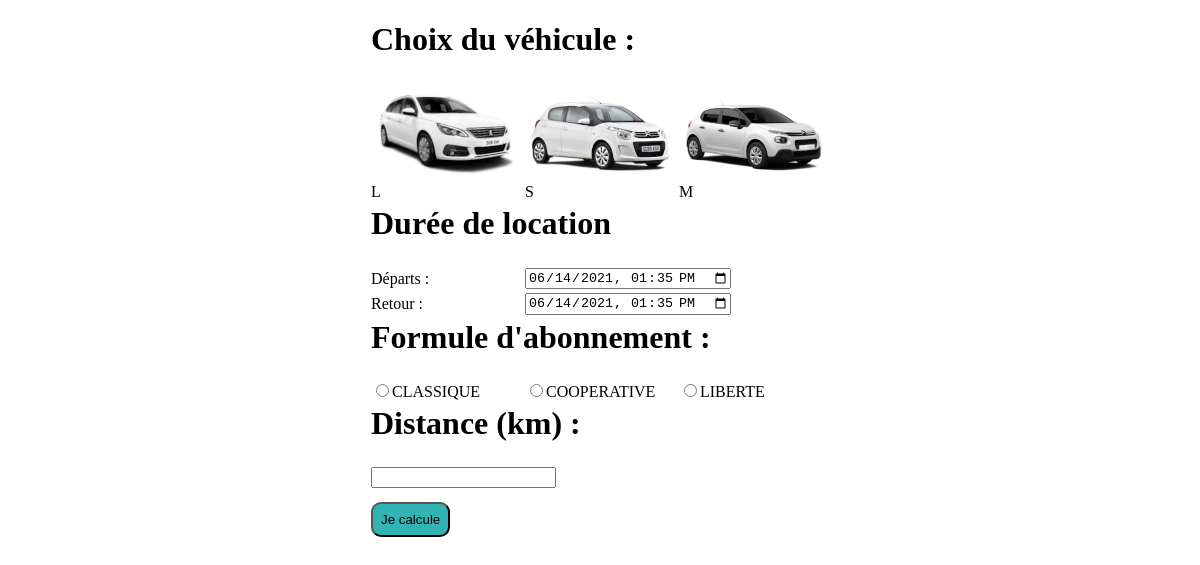
/controleurs/controleurSimulateurTarif.php, run on the app's committed database.
### tables this page shows
CREATE TABLE `categorie` (
  `CODECATEGORIE` varchar(3) NOT NULL,
  `CODETYPE` varchar(50) NOT NULL,
  `LIBELLECATEGORIE` varchar(50) DEFAULT NULL,
  `URL` varchar(255) NOT NULL
);

CREATE TABLE `formule` (
  `CODEFORMULE` varchar(3) NOT NULL,
  `LIBELLEFORMULE` varchar(50) DEFAULT NULL,
  `FRAISADHESION` decimal(13,2) DEFAULT NULL,
  `TARIFMENSUEL` decimal(13,2) DEFAULT NULL,
  `PARTSSOCIALE` int(11) DEFAULT NULL,
  `DEPOTGARANTIE` decimal(13,2) DEFAULT NULL,
  `CAUTION` decimal(13,2) DEFAULT NULL
);

### controleurs/controleurSimulateurTarif.php (called while the page is built, shortened)
<?php
$tarif = 0;
$listeCodeTypeVoiture = tarifDAO::getCodeTypeVehicule();
$listeFormuleAbo = tarifDAO::getFormuleAbonnement();
$formulaireTarif = new Formulaire('post', '', 'fTarif', 'connexion');
$formulaireTarif->ajouterComposantLigne($formulaireTarif->creerTitre('', '', "Choix du véhicule :"), 3);
$formulaireTarif->ajouterComposantTab();
foreach ($listeCodeTypeVoiture as $option) {
    $formulaireTarif->ajouterComposantLigne($formulaireTarif->creerInputRadioWithIMG('categ_voiture', 'categ_voiture', $option['CODETYPE'], false, $option['URL'],$option['CODETYPE']), 1);
}
$formulaireTarif->ajouterComposantTab();
$formulaireTarif->ajouterComposantLigne($formulaireTarif->creerTitre('', '', "Durée de location"), 3);
$formulaireTarif->ajouterComposantTab();
$formulaireTarif->ajouterComposantLigne($formulaireTarif->creerLabelFor('start', ' Départs :'), 1);
$formulaireTarif->ajouterComposantLigne($formulaireTarif->creerInputDateTime('start', 'start'), 2);
$formulaireTarif->ajouterComposantTab();
$formulaireTarif->ajouterComposantLigne($formulaireTarif->creerLabelFor('end', ' Retour :'), 1);
$formulaireTarif->ajouterComposantLigne($formulaireTarif->creerInputDateTime('end', 'end'), 2);
$formulaireTarif->ajouterComposantTab();
$formulaireTarif->ajouterComposantLigne($formulaireTarif->creerTitre('', '', "Formule d'abonnement :"), 3);
$formulaireTarif->ajouterComposantTab();
foreach ($listeFormuleAbo as $formule) {
    $formulaireTarif->ajouterComposantLigne($formulaireTarif->creerInputRadio('formule_abonnement', 'formule_abonnement', $formule['CODEFORMULE'], false, $formule['LIBELLEFORMULE']), 1);
}
$formulaireTarif->ajouterComposantTab();
$formulaireTarif->ajouterComposantLigne($formulaireTarif->creerTitre('', '', "Distance (km) :"), 3);
$formulaireTarif->ajouterComposantTab();
$formulaireTarif->ajouterComposantLigne($formulaireTarif->creerInputMaxLenght('nbkm', 'nbkm', '', 1, 4), 3);
$formulaireTarif->ajouterComposantTab();
$formulaireTarif->ajouterComposantLigne($formulaireTarif->creerInputSubmit('submitConnex', 'submitConnex', 'Je calcule', ''), 3);
$formulaireTarif->ajouterComposantTab();
$formulaireTarif->creerFormulaire();
include_once 'vues/simu_tarif/vueSimuTarif.php';

### modeles/dao/dBConnex.php (called while the page is built, shortened)
<?php
class DBConnex extends PDO{
    private static $instance;
    public static function getInstance(){
        if ( !self::$instance ){
            self::$instance = new DBConnex();
        }
        return self::$instance;
    }
}

### modeles/dao/tarifDAO.php (called while the page is built, shortened)
<?php
class tarifDAO
{
    public static function getCodeTypeVehicule()
    {
        $requetePrepa = DBConnex::getInstance()->prepare("SELECT CODETYPE, URL FROM CATEGORIE");
        $requetePrepa->execute();
        $liste = $requetePrepa->fetchAll(PDO::FETCH_ASSOC);
        return $liste;
    }
    public static function getFormuleAbonnement()
    {
        $requetePrepa = DBConnex::getInstance()->prepare("SELECT CODEFORMULE, LIBELLEFORMULE FROM FORMULE");
        $requetePrepa->execute();
        $liste = $requetePrepa->fetchAll(PDO::FETCH_ASSOC);
        return $liste;
    }
}

### lib/formulaire.php (the view, shortened to what this page needs)
<?php
class Formulaire
{
	private $method;
	private $action;
	private $nom;
	private $style;
	private $formulaireToPrint;
	private $ligneComposants = array();
	private $tabComposants = array();
	public function __construct($uneMethode, $uneAction, $unNom, $unStyle)
	{
		$this->method = $uneMethode;
		$this->action = $uneAction;
		$this->nom = $unNom;
		$this->style = $unStyle;
	}
	public function ajouterComposantLigne($unComposant, $unNbCols)
	{
		$temp = "<td";
		if ($unNbCols > 1) {
			$temp .= " colspan ='" . $unNbCols . "' ";
		}
		$temp .= ">" . $unComposant . "</td>";
		$this->ligneComposants[] = $temp;
	}
	public function ajouterComposantTab()
	{
		$this->tabComposants[] = $this->ligneComposants;
		$this->ligneComposants = array();
	}
	public  function creerTitre($unId, $uneClass, $Texte) {
        $composant = "<h1 id='".$unId."' class='".$uneClass."' ";
        $composant .= ">" . $Texte . "</h1>";
        return $composant;
    }
	public function creerInputMaxLenght($unNom, $unId, $uneValue, $required, $maxlength)
	{
		$composant = "<input type = 'number' name = '" . $unNom . "' maxlength= '" . $maxlength . "' id = '" . $unId . "' ";
		if ($required == 1) {
			$composant .= " required ";
		}
		$composant .= "/>";
		return $composant;
	}
	public function creerLabelFor($unFor,  $unLabel)
	{
		$composant = "<label for='" . $unFor . "'>" . $unLabel . "</label>";
		return $composant;
	}
	public function creerInputRadio($unNom, $unId, $uneValue, $checked, $uneOption)
	{
		$composant = "<input type = 'radio' name = '" . $unNom . "' id = '" . $unId . "' ";
		$composant .= "value = '" . $uneValue . "'";
		if ($checked) {
			$composant .= "checked>";
		} else {
			$composant .= ">";
		}
		$composant .= "<label for='" . $unId . "'>". $uneOption ."</label>";
		return $composant;
	}
    public function creerInputRadioWithIMG($unNom, $unId, $uneValue, $checked, $src, $uneOption)
    {
        $composant = "<label id='".$unId."'><input type = 'radio' name = '" . $unNom . "' value = '" . $uneValue . "'";
        if ($checked) {
            $composant .= "checked>";
        } else {
            $composant .= ">";
        }
        $composant .= "<img src='" .$src. "'><br>".$uneOption."</label>";
        return $composant;
    }
	public function creerInputSubmit($unNom, $unId, $uneValue, $uneFonctionOnClick)
	{
		$composant = "<input type = 'submit' name = '" . $unNom . "' id = '" . $unId . "' ";
		$composant .= "value = '" . $uneValue . "' onclick='$uneFonctionOnClick'/> ";
		return $composant;
	}
	public function creerInputDateTime($unNom, $unId) {
		$composant = "<input type='datetime-local' id= '" .$unId . "' ";
		$composant .= "name= '" . $unNom . "' value='" . date('Y-m-d H:i') . "'>";
		return $composant;
	}
	public function creerFormulaire()
	{
		$this->formulaireToPrint = "<form method = '" .  $this->method . "' ";
		$this->formulaireToPrint .= "action = '" .  $this->action . "' ";
		$this->formulaireToPrint .= "name = '" .  $this->nom . "' ";
		$this->formulaireToPrint .= "class = '" .  $this->style . "' ><table>";
		foreach ($this->tabComposants as $uneLigneComposants) {
			$this->formulaireToPrint .= "<tr>";
			foreach ($uneLigneComposants as $unComposant) {
				$this->formulaireToPrint .= $unComposant;
			}
			$this->formulaireToPrint .= "</tr>";
		}
		$this->formulaireToPrint .= "</table></form>";
		return $this->formulaireToPrint;
	}
	public function afficherFormulaire()
	{
		echo $this->formulaireToPrint;
	}
}

### vues/simu_tarif/vueSimuTarif.php (shortened to what this page needs)
<main>
    <div>
        <?php
        if ($tarif == 0) {
            ?>
            <div id="formulaire">
            </div>
            <?php
        }
        ?>
    </div>
</main>

### styles/simu.css (style rules this page uses)
main { text-align: center; display: flex; justify-content: center; }
#formulaire table { padding: 10px; }
#submitConnex { margin-top: 10px; border-radius: 10px; padding: 8px; background-color: #32b4b5; }
#categ_voiture [type=radio] + img { cursor: pointer; }

### data on the page
categorie: URL (picture), CODETYPE "L"
categorie: URL (picture), CODETYPE "S"
categorie: URL (picture), CODETYPE "M"
formule: LIBELLEFORMULE "CLASSIQUE"
formule: LIBELLEFORMULE "COOPERATIVE"
formule: LIBELLEFORMULE "LIBERTE"

### other printed values
$Texte "Choix du véhicule : Durée de location Formule d'abonnement : Distance (km) :"
$unLabel "Départs : Retour :"
